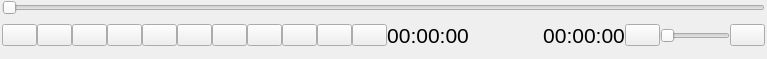
<?xml version="1.0" encoding="UTF-8"?>
<ui version="4.0">
 <class>WidgetControl</class>
 <widget class="QWidget" name="WidgetControl">
  <property name="geometry">
   <rect>
    <x>0</x>
    <y>0</y>
    <width>767</width>
    <height>59</height>
   </rect>
  </property>
  <property name="windowTitle">
   <string>Form</string>
  </property>
  <layout class="QVBoxLayout" name="vly_margin">
   <property name="spacing">
    <number>0</number>
   </property>
   <property name="leftMargin">
    <number>2</number>
   </property>
   <property name="topMargin">
    <number>0</number>
   </property>
   <property name="rightMargin">
    <number>2</number>
   </property>
   <property name="bottomMargin">
    <number>2</number>
   </property>
   <item>
    <layout class="QVBoxLayout" name="vly">
     <property name="spacing">
      <number>0</number>
     </property>
     <item>
      <widget class="QSlider" name="sld_time">
       <property name="orientation">
        <enum>Qt::Orientation::Horizontal</enum>
       </property>
      </widget>
     </item>
     <item>
      <widget class="QFrame" name="fr_btns">
       <property name="frameShape">
        <enum>QFrame::Shape::NoFrame</enum>
       </property>
       <property name="frameShadow">
        <enum>QFrame::Shadow::Plain</enum>
       </property>
       <layout class="QVBoxLayout" name="verticalLayout">
        <property name="spacing">
         <number>0</number>
        </property>
        <property name="leftMargin">
         <number>0</number>
        </property>
        <property name="topMargin">
         <number>0</number>
        </property>
        <property name="rightMargin">
         <number>0</number>
        </property>
        <property name="bottomMargin">
         <number>0</number>
        </property>
        <item>
         <layout class="QHBoxLayout" name="horizontalLayout">
          <item>
           <widget class="QPushButton" name="btn_toggle_playlist">
            <property name="minimumSize">
             <size>
              <width>30</width>
              <height>0</height>
             </size>
            </property>
            <property name="maximumSize">
             <size>
              <width>35</width>
              <height>16777215</height>
             </size>
            </property>
            <property name="text">
             <string/>
            </property>
            <property name="icon">
             <iconset resource="../../icons.qrc">
              <normaloff>:/prefijoNuevo/assets/icons/square-half.svg</normaloff>:/prefijoNuevo/assets/icons/square-half.svg</iconset>
            </property>
            <property name="iconSize">
             <size>
              <width>26</width>
              <height>26</height>
             </size>
            </property>
            <property name="checkable">
             <bool>true</bool>
            </property>
           </widget>
          </item>
          <item>
           <widget class="QPushButton" name="btn_file">
            <property name="minimumSize">
             <size>
              <width>30</width>
              <height>0</height>
             </size>
            </property>
            <property name="maximumSize">
             <size>
              <width>35</width>
              <height>16777215</height>
             </size>
            </property>
            <property name="text">
             <string/>
            </property>
            <property name="icon">
             <iconset resource="../../icons.qrc">
              <normaloff>:/prefijoNuevo/assets/icons/file-add.svg</normaloff>:/prefijoNuevo/assets/icons/file-add.svg</iconset>
            </property>
            <property name="iconSize">
             <size>
              <width>26</width>
              <height>26</height>
             </size>
            </property>
           </widget>
          </item>
          <item>
           <widget class="QPushButton" name="btn_dir">
            <property name="minimumSize">
             <size>
              <width>30</width>
              <height>0</height>
             </size>
            </property>
            <property name="maximumSize">
             <size>
              <width>35</width>
              <height>16777215</height>
             </size>
            </property>
            <property name="text">
             <string/>
            </property>
            <property name="icon">
             <iconset resource="../../icons.qrc">
              <normaloff>:/prefijoNuevo/assets/icons/add-folder.svg</normaloff>:/prefijoNuevo/assets/icons/add-folder.svg</iconset>
            </property>
            <property name="iconSize">
             <size>
              <width>26</width>
              <height>26</height>
             </size>
            </property>
           </widget>
          </item>
          <item>
           <widget class="QPushButton" name="btn_skip_backward">
            <property name="minimumSize">
             <size>
              <width>30</width>
              <height>0</height>
             </size>
            </property>
            <property name="maximumSize">
             <size>
              <width>35</width>
              <height>16777215</height>
             </size>
            </property>
            <property name="text">
             <string/>
            </property>
            <property name="icon">
             <iconset resource="../../icons.qrc">
              <normaloff>:/prefijoNuevo/assets/icons/skip-back.svg</normaloff>:/prefijoNuevo/assets/icons/skip-back.svg</iconset>
            </property>
            <property name="iconSize">
             <size>
              <width>26</width>
              <height>26</height>
             </size>
            </property>
           </widget>
          </item>
          <item>
           <widget class="QPushButton" name="btn_backward">
            <property name="minimumSize">
             <size>
              <width>30</width>
              <height>0</height>
             </size>
            </property>
            <property name="maximumSize">
             <size>
              <width>35</width>
              <height>16777215</height>
             </size>
            </property>
            <property name="text">
             <string/>
            </property>
            <property name="icon">
             <iconset resource="../../icons.qrc">
              <normaloff>:/prefijoNuevo/assets/icons/backward.svg</normaloff>:/prefijoNuevo/assets/icons/backward.svg</iconset>
            </property>
            <property name="iconSize">
             <size>
              <width>26</width>
              <height>26</height>
             </size>
            </property>
           </widget>
          </item>
          <item>
           <widget class="QPushButton" name="btn_play">
            <property name="minimumSize">
             <size>
              <width>35</width>
              <height>0</height>
             </size>
            </property>
            <property name="maximumSize">
             <size>
              <width>35</width>
              <height>16777215</height>
             </size>
            </property>
            <property name="text">
             <string/>
            </property>
            <property name="icon">
             <iconset resource="../../icons.qrc">
              <normaloff>:/prefijoNuevo/assets/icons/play.svg</normaloff>:/prefijoNuevo/assets/icons/play.svg</iconset>
            </property>
            <property name="iconSize">
             <size>
              <width>26</width>
              <height>26</height>
             </size>
            </property>
            <property name="checkable">
             <bool>true</bool>
            </property>
           </widget>
          </item>
          <item>
           <widget class="QPushButton" name="btn_skip_forward">
            <property name="minimumSize">
             <size>
              <width>30</width>
              <height>0</height>
             </size>
            </property>
            <property name="maximumSize">
             <size>
              <width>35</width>
              <height>16777215</height>
             </size>
            </property>
            <property name="text">
             <string/>
            </property>
            <property name="icon">
             <iconset resource="../../icons.qrc">
              <normaloff>:/prefijoNuevo/assets/icons/skip-forward.svg</normaloff>:/prefijoNuevo/assets/icons/skip-forward.svg</iconset>
            </property>
            <property name="iconSize">
             <size>
              <width>26</width>
              <height>26</height>
             </size>
            </property>
           </widget>
          </item>
          <item>
           <widget class="QPushButton" name="btn_forward">
            <property name="minimumSize">
             <size>
              <width>30</width>
              <height>0</height>
             </size>
            </property>
            <property name="maximumSize">
             <size>
              <width>35</width>
              <height>16777215</height>
             </size>
            </property>
            <property name="text">
             <string/>
            </property>
            <property name="icon">
             <iconset resource="../../icons.qrc">
              <normaloff>:/prefijoNuevo/assets/icons/forward.svg</normaloff>:/prefijoNuevo/assets/icons/forward.svg</iconset>
            </property>
            <property name="iconSize">
             <size>
              <width>26</width>
              <height>26</height>
             </size>
            </property>
           </widget>
          </item>
          <item>
           <widget class="QPushButton" name="btn_stop">
            <property name="minimumSize">
             <size>
              <width>30</width>
              <height>0</height>
             </size>
            </property>
            <property name="maximumSize">
             <size>
              <width>35</width>
              <height>16777215</height>
             </size>
            </property>
            <property name="text">
             <string/>
            </property>
            <property name="icon">
             <iconset resource="../../icons.qrc">
              <normaloff>:/prefijoNuevo/assets/icons/stop.svg</normaloff>:/prefijoNuevo/assets/icons/stop.svg</iconset>
            </property>
            <property name="iconSize">
             <size>
              <width>26</width>
              <height>26</height>
             </size>
            </property>
           </widget>
          </item>
          <item>
           <widget class="QPushButton" name="btn_shuffle">
            <property name="minimumSize">
             <size>
              <width>30</width>
              <height>0</height>
             </size>
            </property>
            <property name="maximumSize">
             <size>
              <width>35</width>
              <height>16777215</height>
             </size>
            </property>
            <property name="text">
             <string/>
            </property>
            <property name="icon">
             <iconset resource="../../icons.qrc">
              <normaloff>:/prefijoNuevo/assets/icons/shuffle-on.svg</normaloff>:/prefijoNuevo/assets/icons/shuffle-on.svg</iconset>
            </property>
            <property name="iconSize">
             <size>
              <width>26</width>
              <height>26</height>
             </size>
            </property>
            <property name="checkable">
             <bool>true</bool>
            </property>
           </widget>
          </item>
          <item>
           <widget class="QPushButton" name="btn_loop">
            <property name="minimumSize">
             <size>
              <width>30</width>
              <height>0</height>
             </size>
            </property>
            <property name="maximumSize">
             <size>
              <width>35</width>
              <height>16777215</height>
             </size>
            </property>
            <property name="text">
             <string/>
            </property>
            <property name="icon">
             <iconset resource="../../icons.qrc">
              <normaloff>:/prefijoNuevo/assets/icons/repeat.svg</normaloff>:/prefijoNuevo/assets/icons/repeat.svg</iconset>
            </property>
            <property name="iconSize">
             <size>
              <width>26</width>
              <height>26</height>
             </size>
            </property>
            <property name="checkable">
             <bool>true</bool>
            </property>
           </widget>
          </item>
          <item>
           <widget class="QLabel" name="lb_time">
            <property name="maximumSize">
             <size>
              <width>90</width>
              <height>16777215</height>
             </size>
            </property>
            <property name="font">
             <font>
              <pointsize>16</pointsize>
             </font>
            </property>
            <property name="text">
             <string>00:00:00</string>
            </property>
            <property name="alignment">
             <set>Qt::AlignmentFlag::AlignCenter</set>
            </property>
           </widget>
          </item>
          <item>
           <spacer name="horizontalSpacer">
            <property name="orientation">
             <enum>Qt::Orientation::Horizontal</enum>
            </property>
            <property name="sizeHint" stdset="0">
             <size>
              <width>40</width>
              <height>20</height>
             </size>
            </property>
           </spacer>
          </item>
          <item>
           <widget class="QLabel" name="lb_duration">
            <property name="maximumSize">
             <size>
              <width>90</width>
              <height>16777215</height>
             </size>
            </property>
            <property name="font">
             <font>
              <pointsize>16</pointsize>
             </font>
            </property>
            <property name="text">
             <string>00:00:00</string>
            </property>
            <property name="alignment">
             <set>Qt::AlignmentFlag::AlignCenter</set>
            </property>
           </widget>
          </item>
          <item>
           <widget class="QPushButton" name="btn_volume">
            <property name="minimumSize">
             <size>
              <width>30</width>
              <height>0</height>
             </size>
            </property>
            <property name="maximumSize">
             <size>
              <width>35</width>
              <height>16777215</height>
             </size>
            </property>
            <property name="text">
             <string/>
            </property>
            <property name="icon">
             <iconset resource="../../icons.qrc">
              <normaloff>:/prefijoNuevo/assets/icons/volume-low.svg</normaloff>:/prefijoNuevo/assets/icons/volume-low.svg</iconset>
            </property>
            <property name="iconSize">
             <size>
              <width>26</width>
              <height>26</height>
             </size>
            </property>
            <property name="checkable">
             <bool>true</bool>
            </property>
           </widget>
          </item>
          <item>
           <widget class="QSlider" name="sld_volume">
            <property name="maximumSize">
             <size>
              <width>70</width>
              <height>16777215</height>
             </size>
            </property>
            <property name="orientation">
             <enum>Qt::Orientation::Horizontal</enum>
            </property>
           </widget>
          </item>
          <item>
           <widget class="QPushButton" name="btn_settings">
            <property name="minimumSize">
             <size>
              <width>30</width>
              <height>0</height>
             </size>
            </property>
            <property name="maximumSize">
             <size>
              <width>35</width>
              <height>16777215</height>
             </size>
            </property>
            <property name="text">
             <string/>
            </property>
            <property name="icon">
             <iconset resource="../../icons.qrc">
              <normaloff>:/prefijoNuevo/assets/icons/settings.svg</normaloff>:/prefijoNuevo/assets/icons/settings.svg</iconset>
            </property>
            <property name="iconSize">
             <size>
              <width>26</width>
              <height>26</height>
             </size>
            </property>
            <property name="checkable">
             <bool>true</bool>
            </property>
           </widget>
          </item>
         </layout>
        </item>
       </layout>
      </widget>
     </item>
    </layout>
   </item>
  </layout>
 </widget>
 <resources>
  <include location="../../icons.qrc"/>
 </resources>
 <connections/>
</ui>
